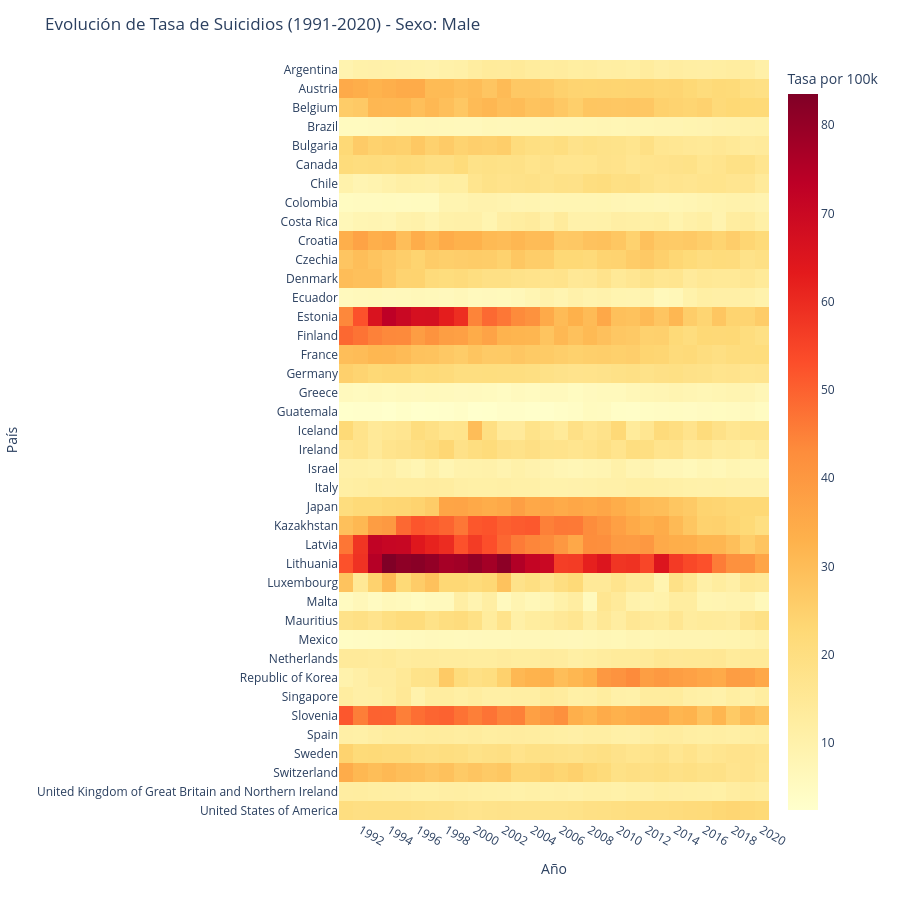

The notebook cell saved with this chart:
### Markdown cell above
Hombres

### Code cell
SEXO = "Male"

df_head = df_final[df_final["sexo"] == SEXO]

df_pivot = df_head.pivot(index="pais", columns="anio", values="tasa_suicidio_genero_100k")

fig = px.imshow(
    df_pivot,  
    labels=dict(x="Año", y="País", color="Tasa por 100k"),
    x=df_pivot.columns,
    y=df_pivot.index,
    color_continuous_scale="YlOrRd",
    aspect="auto"
)

# Ajustamos el diseño para que la altura se adapte a los 40 países
fig.update_layout(
    title=f"Evolución de Tasa de Suicidios (1991-2020) - Sexo: {SEXO}",
    height=900,  
    xaxis_nticks=30,  
    yaxis=dict(tickmode='linear')
)

### Figure 1 — Plotly figure (JSON) as saved in the notebook; plotly's stock layout.template omitted (floating-point values rounded to 4 significant figures; data arrays with more than 128 entries replaced by an {"elided": "..."} marker saying what was removed)
{"data": [{"coloraxis": "coloraxis", "hovertemplate": "Año: %{x}<br>País: %{y}<br>Tasa por 100k: %{z}<extra></extra>", "name": "0", "type": "heatmap", "x": [1991, 1992, 1993, 1994, 1995, 1996, 1997, 1998, 1999, 2000, 2001, 2002, 2003, 2004, 2005, 2006, 2007, 2008, 2009, 2010, 2011, 2012, 2013, 2014, 2015, 2016, 2017, 2018, 2019, 2020], "xaxis": "x", "y": ["Argentina", "Austria", "Belgium", "Brazil", "Bulgaria", "Canada", "Chile", "Colombia", "Costa Rica", "Croatia", "Czechia", "Denmark", "Ecuador", "Estonia", "Finland", "France", "Germany", "Greece", "Guatemala", "Iceland", "Ireland", "Israel", "Italy", "Japan", "Kazakhstan", "Latvia", "Lithuania", "Luxembourg", "Malta", "Mauritius", "Mexico", "Netherlands", "Republic of Korea", "Singapore", "Slovenia", "Spain", "Sweden", "Switzerland", "United Kingdom of Great Britain and Northern Ireland", "United States of America"], "yaxis": "y", "z": {"elided": "40x30 float values"}}], "layout": {"coloraxis": {"colorbar": {"title": {"text": "Tasa por 100k"}}, "colorscale": [[0, "rgb(255,255,204)"], [0.125, "rgb(255,237,160)"], [0.25, "rgb(254,217,118)"], [0.375, "rgb(254,178,76)"], [0.5, "rgb(253,141,60)"], [0.625, "rgb(252,78,42)"], [0.75, "rgb(227,26,28)"], [0.875, "rgb(189,0,38)"], [1, "rgb(128,0,38)"]]}, "height": 900, "margin": {"t": 60}, "title": {"text": "Evolución de Tasa de Suicidios (1991-2020) - Sexo: Male"}, "xaxis": {"anchor": "y", "domain": [0, 1], "nticks": 30, "title": {"text": "Año"}}, "yaxis": {"anchor": "x", "autorange": "reversed", "domain": [0, 1], "tickmode": "linear", "title": {"text": "País"}}}}
